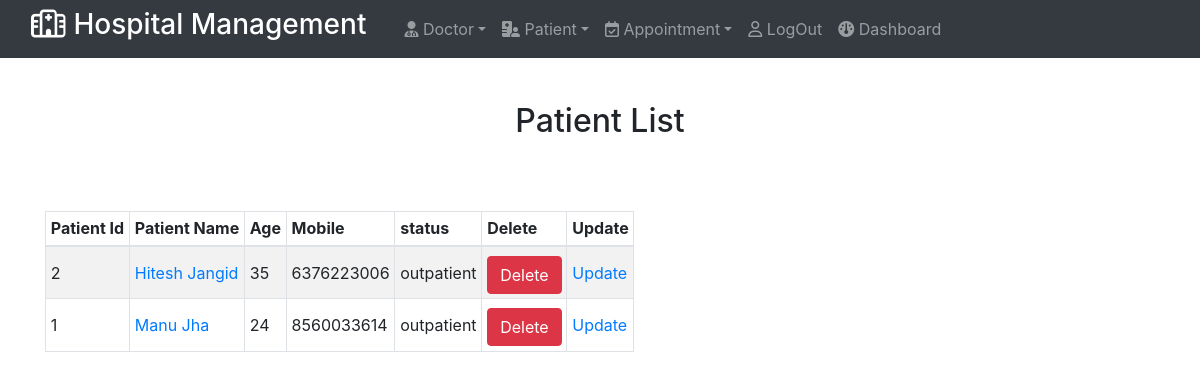
/viewpatient (signed in), run on the app's committed database.
### hospital/models.py (models this page shows, shortened)
class Patient(models.Model):
    name=models.CharField(max_length=200)
    age=models.IntegerField()
    gender=models.CharField(max_length=50)
    mobile=models.IntegerField()
    email=models.EmailField(null=True)
    address=models.CharField(max_length=250)
    status=models.CharField(max_length=150)

### hospital/views.py (the view)
# urls.py: path('viewpatient',views.viewpatient,name='viewpatient'),
def viewpatient(request):
    if not request.user.is_staff:
        messages.info(request, f'You are not authorised staff to view this page')
        return redirect('log_in')
    patient=Patient.objects.all().order_by('name')
    context={"pat_list":patient}
    return render(request, 'viewpatient.html', context)

### templates/viewpatient.html (shortened to what this page needs)
{% extends "index.html" %}
{% block body %}
{% if user.is_authenticated and user.is_staff %}
<div class="container">
    <h2>Patient List</h2>
    <br><br>
    <table class="table-striped table-bordered table-sm" id="dtBasicExample">
        <thead>
            <tr>
                <th class="th-sm">Patient Id</th>
                <th class="th-sm">Patient Name</th>
                <th class="th-sm">Age</th>
                <th class="th-sm">Mobile</th>
                <th class="th-sm">status</th>
                <th class="th-sm">Delete</th>
                <th class="th-sm">Update</th>
            </tr>
        </thead>
        <tbody>
            {% for p in pat_list %}
            <tr>
                <td>{{p.id}}</td>
                <td><a href="{% url 'patient_detail' p.id%}">{{p.name}}</a></td>
                <td>{{p.age}}</td>
                <td>{{p.mobile}}</td>
                <td>{{p.status}}</td>
                <td><a href="{% url 'deletepatient' p.id %}" onclick="return confirm('Are you sure you want to delete?')" class="btn btn-danger"> Delete</a></td>
                <td><a href="{% url 'updatepatient' p.id %}"> Update</a></td>
            </tr>
            {% endfor %}
        </tbody>
    </table>
</div>
{% endif %}
{% endblock body %}

### static/hospital.css (style rules this page uses)
body { width:100%; }
h2 { text-align: center; margin-top: 4%; margin-bottom: 2%; }
.btn { margin-top:5%; }

### data on the page
Patient: id "2", name "Hitesh Jangid", age "35", mobile "6376223006", status "outpatient"
Patient: id "1", name "Manu Jha", age "24", mobile "8560033614", status "outpatient"
